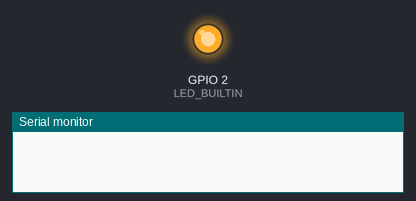
A program run on a simulated ESP8266 (NodeMCU). Shown: output pins drawn as LEDs (lit = HIGH, except the on-board LED, lit = LOW), the last lines printed to the serial monitor. WiFi joins after 1.5 s; servers stay silent unless stated; uploads are accepted with an empty reply.

Above: at 0.0 s.
At 2.0 s:
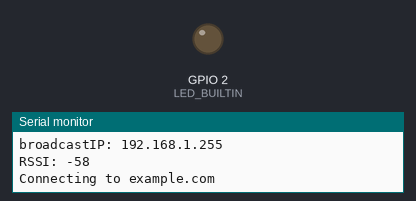
Timing chart, 0 to 3.5 s (numbered marks = the images above):
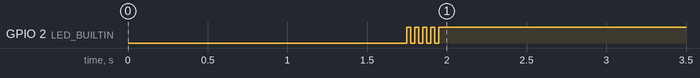

The program:

main.cpp
```cpp
#include <Arduino.h>
#include <ESP8266WiFi.h>

// WiFi Config
String SSID = "";
String PASSW = "";

void getWebPageContents();

void setup() {
  // Initialize Serial
  Serial.begin(9600);
  delay(100);

  // Connect to WiFi
  Serial.println("Connecting to " + SSID);
  WiFi.begin(SSID, PASSW);

  while (WiFi.status() != WL_CONNECTED) {
    delay(500);
    Serial.print(".");
  }
  Serial.println();

  // Show that we are connected
  Serial.println("Connected " + String(WiFi.status()));
  Serial.print("localIP: ");
  Serial.println(WiFi.localIP());
  Serial.print("macAddress: ");
  Serial.println(WiFi.macAddress());
  Serial.print("subnetMask: ");
  Serial.println(WiFi.subnetMask());
  Serial.print("gatewayIP: ");
  Serial.println(WiFi.gatewayIP());
  Serial.print("dnsIP: ");
  Serial.println(WiFi.dnsIP());
  Serial.print("broadcastIP: ");
  Serial.println(WiFi.broadcastIP());
  Serial.print("RSSI: ");
  Serial.println(WiFi.RSSI());

  pinMode(LED_BUILTIN, OUTPUT);
  digitalWrite(LED_BUILTIN, HIGH);
  for (int i = 0; i < 10; i += 1) {
    digitalWrite(LED_BUILTIN, !digitalRead(LED_BUILTIN));
    delay(25);
  }
  Serial.println();

  // GET example.com
  getWebPageContents();
}

void loop() {

}


void getWebPageContents() {
  // Server, file and port
  String hostname = "example.com";
  String uri = "/index.html";
  int port = 80;

  // WiFi client
  WiFiClient client;

  // Connect to server
  Serial.println("Connecting to " + hostname);
  if (client.connect(hostname, port) == 0) {
    Serial.println("Connection failed");
  }

  // Send request for file
  // client.print("GET " + uri + " HTTP/1.1\r\n" + "Host: " + hostname + "\r\n" + "Connection close\r\n" + "\r\n");
  client.println(
    "GET " + uri + " HTTP/1.1\n" +
    "Host: " + hostname + "\n" +
    "Connection: close\n"
  );
  delay(500);

  // Print reply from server
  while (client.available()) {
    Serial.print(client.readStringUntil('\r'));
  }

  // Close TCP connection
  client.stop();
  Serial.println();
  Serial.println("Connection closed");
  delay(10000);
}
```
